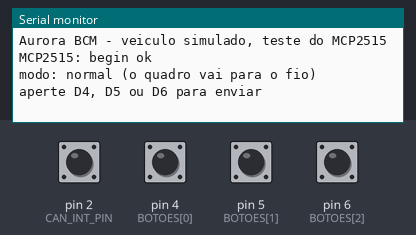
The program below on a simulated Arduino Nano, built with avr-gcc and run on an emulated ATmega328P. On the bench: the last lines printed to the serial monitor. Inputs (shaded band) come from the test bench; at power-on: pin 2 (CAN_INT_PIN), pin 4 (BOTOES[0]), pin 5 (BOTOES[1]), pin 6 (BOTOES[2]) HIGH.

Above: at 1.2 s.
1.3 s: pin 4 (BOTOES[0]) pulled LOW for 0.15 s
At 2.4 s:
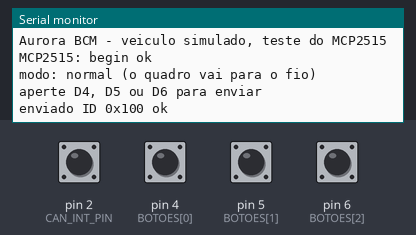
2.9 s: pin 5 (BOTOES[1]) pulled LOW for 0.15 s
At 3.6 s:
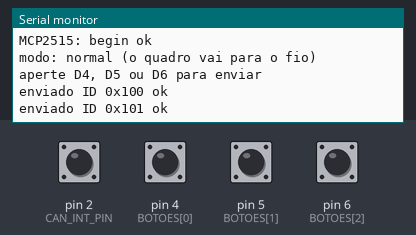
4.5 s: pin 6 (BOTOES[2]) pulled LOW for 0.15 s
At 4.9 s:
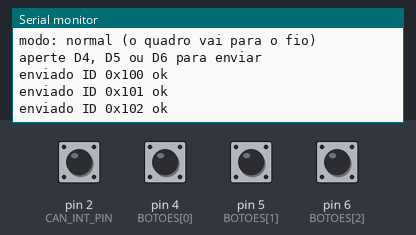

The program:

main.cpp
```cpp
// Veiculo simulado: tres botoes que publicam no barramento CAN.
//
// Em MCP_NORMAL o quadro sai no fio de verdade, e nao mais so dentro do
// controlador como no loopback que serviu para provar o SPI.
//
// CAN exige que outro no confirme cada quadro com um bit de ACK. Enquanto
// a Nucleo nao estiver recebendo, esse ACK nao vem: o envio aparece como
// FALHOU no serial e o contador de erro de transmissao sobe. E sintoma
// esperado de barramento com um no so, nao defeito de fiacao.

#include <Arduino.h>
#include <SPI.h>
#include <mcp_can.h>

// ATENCAO: confira o numero gravado no cristal prateado do modulo, ao lado
// do MCP2515. Se for 16.000, troque para MCP_16MHZ. Com o cristal errado a
// taxa sai pela metade ou pelo dobro e os nos nao se entendem, sem nenhum
// erro aparecer.
#define CAN_CRISTAL MCP_8MHZ

static const uint8_t CAN_CS_PIN  = 10;
static const uint8_t CAN_INT_PIN = 2;

static const uint8_t BOTOES[] = { 4, 5, 6 };
static const uint8_t QUANTOS = sizeof(BOTOES) / sizeof(BOTOES[0]);
static const uint32_t DEBOUNCE_MS = 30;

// um identificador por botao. no CAN o ID nao e endereco de destino, e sim
// o assunto da mensagem — e tambem a prioridade: quanto menor, mais manda
static const uint16_t IDS[] = { 0x100, 0x101, 0x102 };

static MCP_CAN can(CAN_CS_PIN);

static bool anterior[QUANTOS];
static uint32_t ultima_mudanca[QUANTOS];

void setup() {
  Serial.begin(115200);

  for (uint8_t i = 0; i < QUANTOS; i++) {
    pinMode(BOTOES[i], INPUT_PULLUP);
    anterior[i] = HIGH;
    ultima_mudanca[i] = 0;
  }

  pinMode(CAN_INT_PIN, INPUT);

  Serial.println();
  Serial.println("Aurora BCM - veiculo simulado, teste do MCP2515");

  if (can.begin(MCP_ANY, CAN_500KBPS, CAN_CRISTAL) != CAN_OK) {
    Serial.println("MCP2515: begin FALHOU - confira SPI, CS e alimentacao");
    return;
  }

  Serial.println("MCP2515: begin ok");

  can.setMode(MCP_NORMAL);
  Serial.println("modo: normal (o quadro vai para o fio)");
  Serial.println("aperte D4, D5 ou D6 para enviar");
}

static void envia(uint8_t indice) {
  uint8_t dados[1] = { indice };

  // (id, extendido? 0 = padrao de 11 bits, tamanho, dados)
  uint8_t resultado = can.sendMsgBuf(IDS[indice], 0, sizeof(dados), dados);

  Serial.print("enviado ID 0x");
  Serial.print(IDS[indice], HEX);
  Serial.println(resultado == CAN_OK ? " ok" : " FALHOU");
}

static void recebe(void) {
  unsigned long id = 0;
  uint8_t tamanho = 0;
  uint8_t dados[8];

  if (can.readMsgBuf(&id, &tamanho, dados) != CAN_OK) {
    return;
  }

  Serial.print("recebido ID 0x");
  Serial.print(id, HEX);
  Serial.print(" [");
  Serial.print(tamanho);
  Serial.print("]");

  for (uint8_t i = 0; i < tamanho; i++) {
    Serial.print(" ");
    Serial.print(dados[i], HEX);
  }

  Serial.println();
}

void loop() {
  uint32_t agora = millis();

  for (uint8_t i = 0; i < QUANTOS; i++) {
    bool nivel = digitalRead(BOTOES[i]);

    if (nivel == anterior[i]) {
      continue;
    }

    if (agora - ultima_mudanca[i] < DEBOUNCE_MS) {
      continue;
    }

    ultima_mudanca[i] = agora;
    anterior[i] = nivel;

    if (nivel == LOW) {
      envia(i);
    }
  }

  // o INT do MCP2515 e ativo em baixo: nivel baixo significa que ha quadro
  // esperando para ser lido
  if (digitalRead(CAN_INT_PIN) == LOW) {
    recebe();
  }
}
```

Measured:
- after the input at 1.3 s, the serial monitor: prints a new line at once (image 1)
- after the input at 2.9 s, the serial monitor: prints a new line at once (image 2)
- after the input at 4.5 s, the serial monitor: prints a new line at once (image 3)
